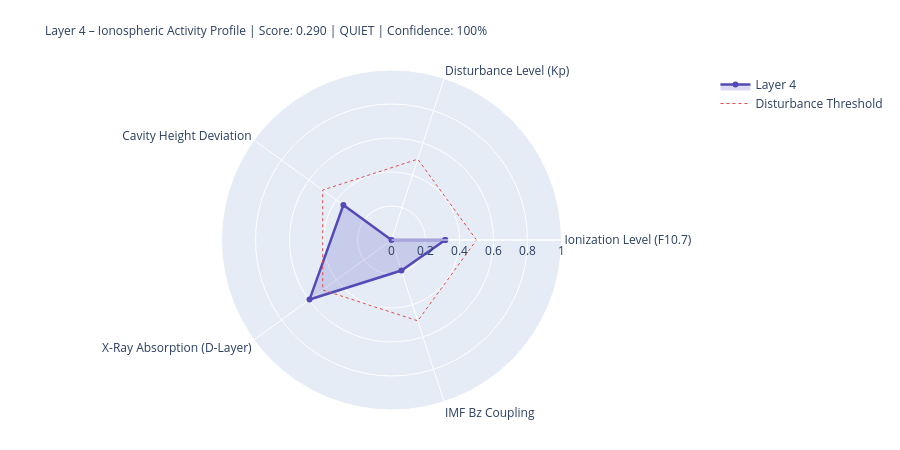

The notebook cell saved with this chart:
### Markdown cell above
---
## 4. State Assessment & Handoff to Layer 5

### Code cell
# ============================================================
# LAYER-4-SCORE
# ============================================================

COMPONENTS = {
    'Ionization Level (F10.7)':    {'score': ioniz,       'source': 'primary' if f107_now else 'from_layer0', 'dynamic': True},
    'Disturbance Level (Kp)':          {'score': disturb,     'source': 'primary' if kp_now   else 'from_layer0', 'dynamic': True},
    'Cavity Height Deviation':    {'score': h_dev,       'source': 'derived',                                'dynamic': True},
    'X-Ray Absorption (D-Layer)':{'score': xray_ioniz,  'source': 'primary' if xray_now else 'missing',     'dynamic': True},
    'IMF Bz Coupling':             {'score': bz_coupling, 'source': 'primary' if bz_now   else 'from_layer0', 'dynamic': True},
}

available    = {k: v['score'] for k, v in COMPONENTS.items() if v['score'] is not None}
unavailable  = [k for k, v in COMPONENTS.items() if v['score'] is None]
layer4_score = round(sum(available.values()) / len(available), 4) if available else None
confidence   = round(len(available) / len(COMPONENTS), 2)
level = ('unknown' if layer4_score is None
         else 'quiet'   if layer4_score < 0.3
         else 'moderate' if layer4_score < 0.6
         else 'active')
dominant_l4 = max(available, key=available.get) if available else 'none'

# Resonance delta for Schumann SR-1
sr1_ref = schumann_freq(1, 80.0)
sr1_now = schumann_freq(1, h_eff)
sr1_delta_mhz = (sr1_now - sr1_ref) * 1000

# Propagation conditions
prop_cond = ('disturbed'   if kp_val > 4
             else 'unsettled' if kp_val > 2
             else 'normal')
if xray_class in ['X', 'M']:
    prop_cond = 'Radio-Blackout moeglich'

W = 68
print('=' * W)
print('LAYER 4 – IONOSPHERE – STATE ASSESSMENT')
print('=' * W)
for name, comp in COMPONENTS.items():
    s = comp['score']
    if s is not None:
        bar = '█' * int(s * 20) + '░' * (20 - int(s * 20))
        print(f'  {name:<36} {bar}  {s:.3f}  [{comp["source"]}]')
    else:
        print(f'  {name:<36} {"─" * 20}  n/a   [missing]')
print('-' * W)
print(f'  Score:          {layer4_score:.3f}  ({len(available)}/{len(COMPONENTS)} components)')
print(f'  Confidence:     {confidence:.0%}')
print(f'  Level:          {level.upper()}')
print(f'  Dominant:       {dominant_l4}')
print(f'  Cavity height:  {h_eff:.1f} km  (Ref: 80.0 km)')
print(f'  SR-1:           {sr1_now:.3f} Hz  (Δ {sr1_delta_mhz:+.1f} mHz vs. ref)')
print(f'  Propagation:    {prop_cond}')
print(f'  X-Ray:          {xray_class}-class  ({xray_now:.2e} W/m²)' if xray_now else '  X-Ray:          n/a')
print('=' * W)

# Radar
cats   = list(available.keys())
vals_r = list(available.values())
if len(cats) >= 3:
    fig = go.Figure()
    fig.add_trace(go.Scatterpolar(
        r=vals_r + [vals_r[0]], theta=cats + [cats[0]],
        fill='toself', fillcolor='rgba(83,74,183,0.20)',
        line=dict(color='#534AB7', width=2.5), name='Layer 4'
    ))
    fig.add_trace(go.Scatterpolar(
        r=[0.5] * (len(cats)+1), theta=cats + [cats[0]],
        line=dict(color='#E24B4A', dash='dot', width=1),
        mode='lines', name='Disturbance Threshold'
    ))
    fig.update_layout(
        title=dict(
            text=f'Layer 4 – Ionospheric Activity Profile | Score: {layer4_score:.3f} | {level.upper()} | Confidence: {confidence:.0%}',
            font=dict(size=12)
        ),
        polar=dict(radialaxis=dict(visible=True, range=[0, 1])),
        height=450, showlegend=True,
        margin=dict(l=80, r=80, t=70, b=40)
    )
    fig.show()

### Figure 1 — Plotly figure (JSON) as saved in the notebook; plotly's stock layout.template omitted (floating-point values rounded to 4 significant figures)
{"data": [{"fill": "toself", "fillcolor": "rgba(83,74,183,0.20)", "line": {"color": "#534AB7", "width": 2.5}, "name": "Layer 4", "r": [0.316, 0.0, 0.35, 0.596, 0.189, 0.316], "theta": ["Ionization Level (F10.7)", "Disturbance Level (Kp)", "Cavity Height Deviation", "X-Ray Absorption (D-Layer)", "IMF Bz Coupling", "Ionization Level (F10.7)"], "type": "scatterpolar"}, {"line": {"color": "#E24B4A", "dash": "dot", "width": 1}, "mode": "lines", "name": "Disturbance Threshold", "r": [0.5, 0.5, 0.5, 0.5, 0.5, 0.5], "theta": ["Ionization Level (F10.7)", "Disturbance Level (Kp)", "Cavity Height Deviation", "X-Ray Absorption (D-Layer)", "IMF Bz Coupling", "Ionization Level (F10.7)"], "type": "scatterpolar"}], "layout": {"height": 450, "margin": {"b": 40, "l": 80, "r": 80, "t": 70}, "polar": {"radialaxis": {"range": [0, 1], "visible": true}}, "showlegend": true, "title": {"font": {"size": 12}, "text": "Layer 4 – Ionospheric Activity Profile | Score: 0.290 | QUIET | Confidence: 100%"}}}
